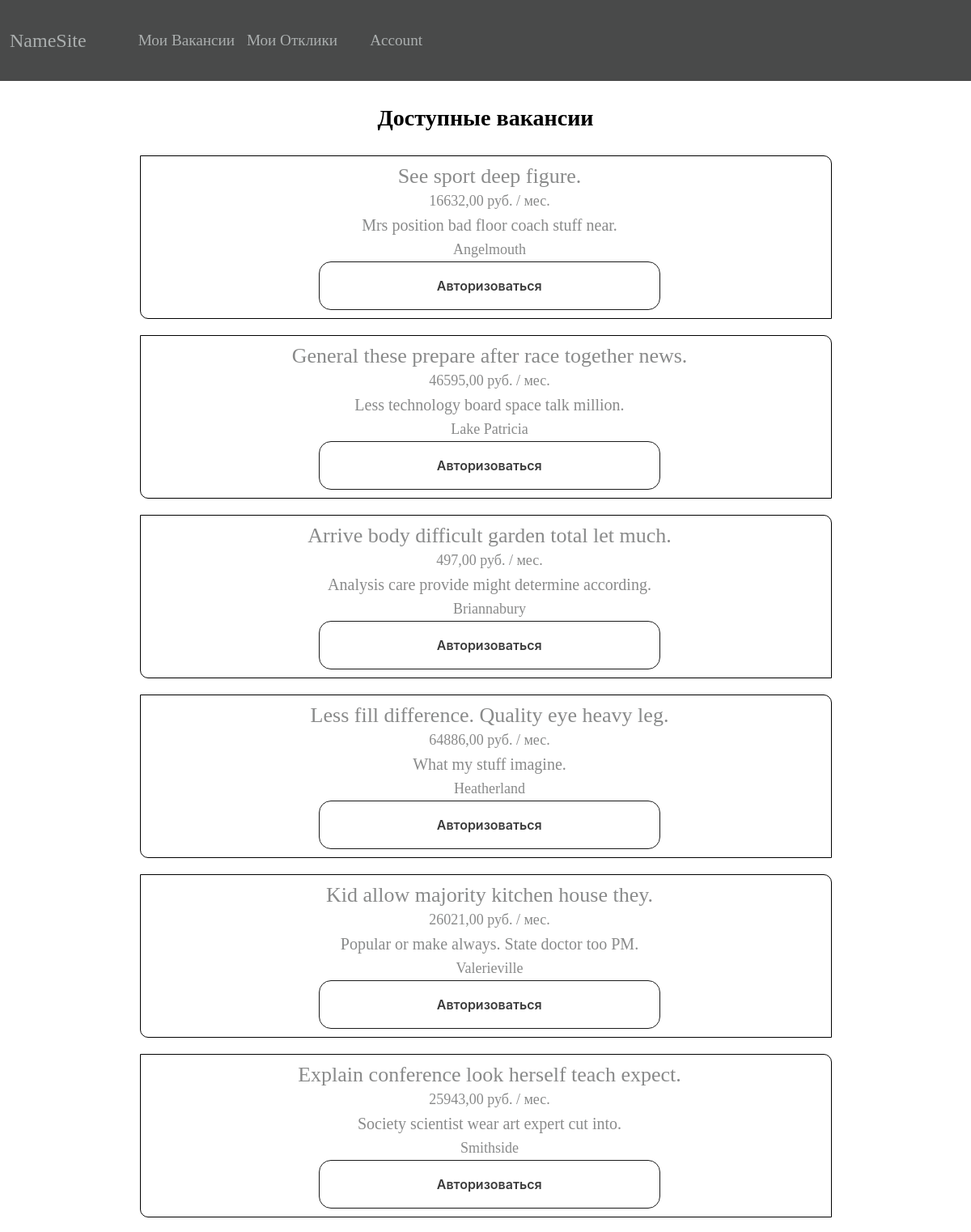
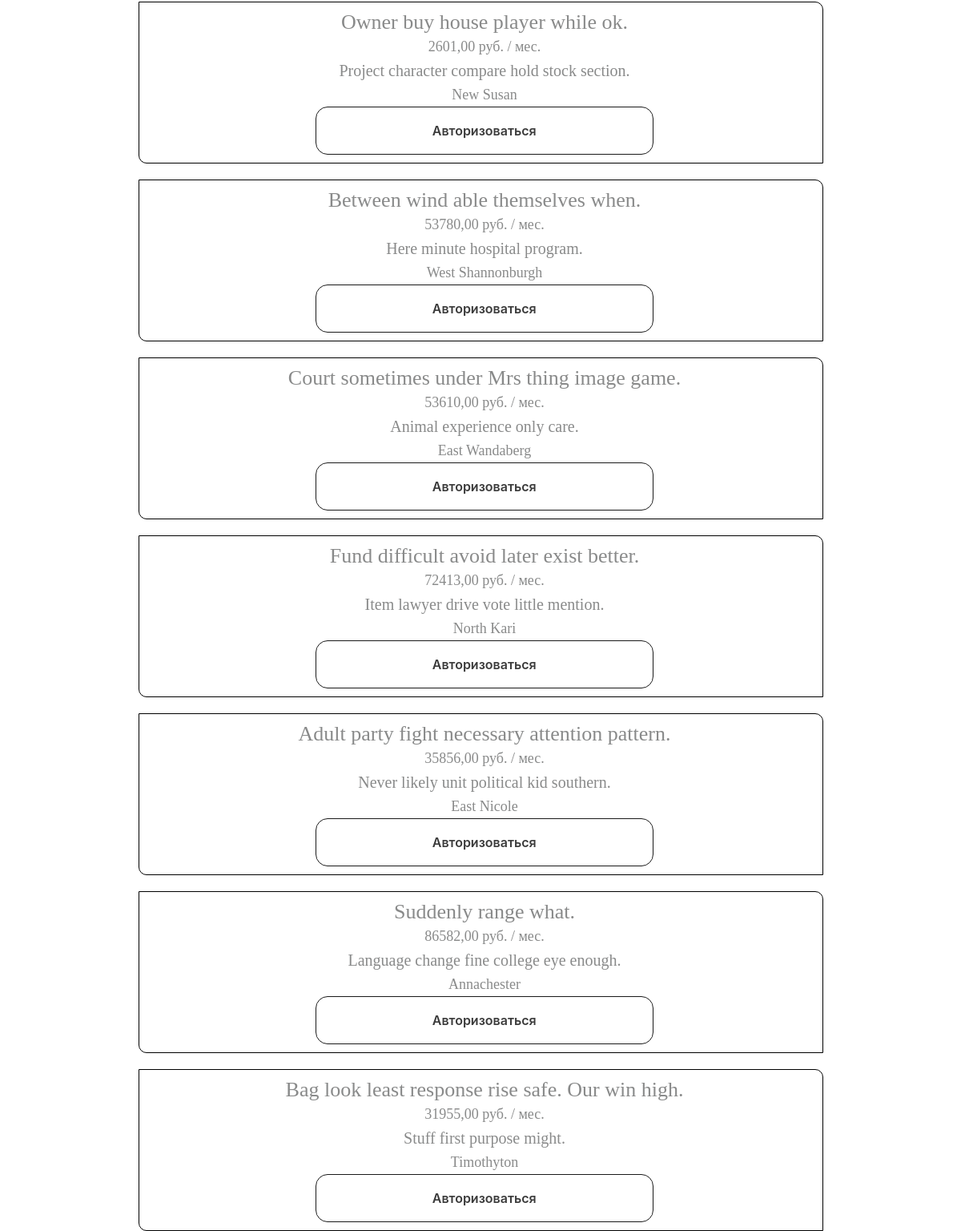
Before: / with the older database file (2 pictures, top to bottom).
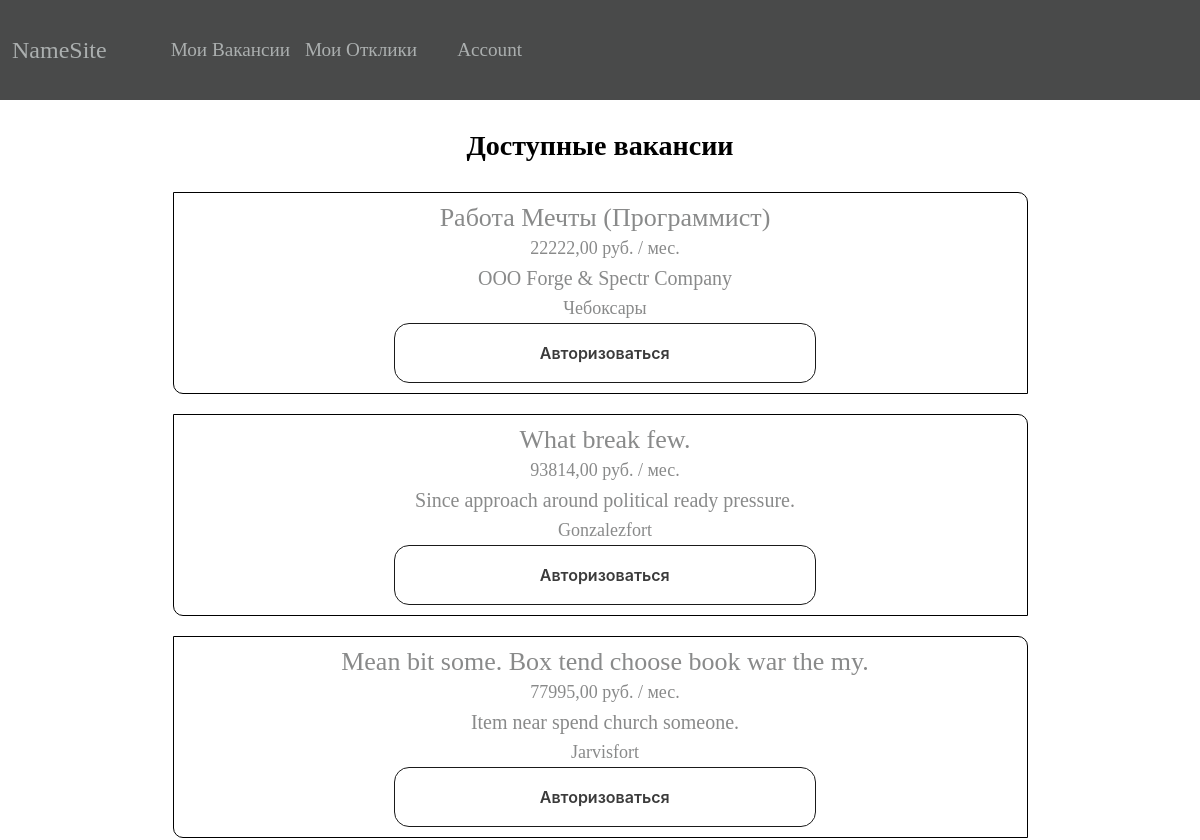
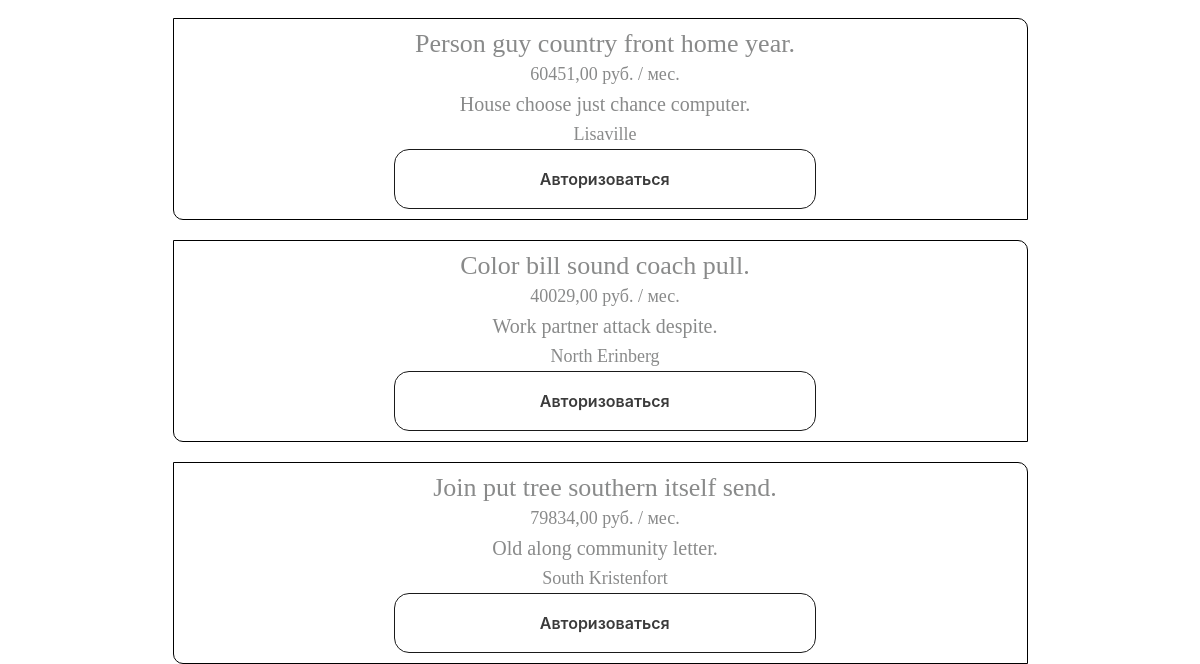
After: the same page with the newer database file (2 pictures, top to bottom).
### vacancyform/models.py (models this page shows, shortened)
class Vacancy(models.Model):
    vacancy_id = models.AutoField(primary_key=True)
    owner = models.ForeignKey(User,
                              on_delete=models.PROTECT,
                              blank=True,
                              null=True,
                              editable=True)
    title = models.CharField(max_length=300,
                             null=False)
    company = models.CharField(max_length=300,
                               verbose_name="Организация / Компания",
                               null=True)
    city = models.CharField(max_length=100,
                            verbose_name="Город",
                            null=True)
    salary = models.DecimalField(max_digits=10,
                                 decimal_places=2,
                                 verbose_name='Оплата в месяц')
    employment = models.CharField(max_length=30,
                                  choices=EmploymentChoice,
                                  verbose_name='Занятость')
    work_schedule = models.CharField(max_length=100,
                                     verbose_name='График',
                                     null=False)
    work_hours = models.CharField(max_length=100,
                                  verbose_name='Часы работы')
    work_format = models.CharField(max_length=100,
                                   verbose_name='Формат работы')
    show = models.BooleanField(verbose_name='Показывать вакансию', default=True)
    other = models.TextField(max_length=100000, verbose_name='Описание', blank=True)

### index/views.py (the view)
# urls.py: path('', index_view, name='home'),
def index_view(request):
    vacancies = Vacancy.objects.all()
    return render(request, 'html/index.html', {'vacancies': vacancies})

### index/templates/html/index.html (shortened to what this page needs)
{% extends 'html/base.html' %}
{% load static %}
{% block link_block %}
    <link rel="stylesheet" href="{% static 'css/index.css' %}">
    <link rel="stylesheet" href="{% static 'css/buttons.css' %}">
{% endblock link_block %}
{% block content %}
    <div id="container">
        <div class="vacancy-all">
            <div class="title-block-vacancy">
                <h3>Доступные вакансии</h3>
            </div>
            <div class="vacancy">
                {% for vacancy in vacancies %}
                    <a class="vacancy-card" href="{% url  'vacancy_detail' vacancy.vacancy_id %}">
                        <div class="title-card">
                            <p>{{ vacancy.title }}</p>
                        </div>
                        <div class="salary-card">
                            <p>{{ vacancy.salary }} руб. / мес.</p>
                        </div>
                        <div class="company-card">
                            <p>{{ vacancy.company }}</p>
                        </div>
                        <div class="city-card">
                            <p>{{ vacancy.city }}</p>
                        </div>
                        {% if request.user.is_authenticated %}
                            {% if request.user != vacancy.owner %}
                                <form action="{% url 'vacancy_response' vacancy.pk %}" method="post">
                                    {% csrf_token %}
                                    <button type="submit">Хочу работать</button>
                                </form>
                            {% else %}
                                <form action="{% url 'vacancy_detail' vacancy.pk %}" method="post">
                                    {% csrf_token %}
                                    <button type="submit">Детали(вы владелец)</button>
                                </form>
                            {% endif %}
                        {% else %}
                            <form action="{% url 'user' %}" method="post">
                                <button type="submit">Авторизоваться</button>
                            </form>
                        {% endif %}
                    </a>
                {% endfor %}
            </div>
        </div>
    </div>
{% endblock content %}

Changed rows visible on the page:
removed Vacancy: title "See sport deep figure.", salary "16632,00", company "Mrs position bad floor coach stuff near.", city "Angelmouth"
removed Vacancy: title "General these prepare after race together news.", salary "46595,00", company "Less technology board space talk million.", city "Lake Patricia"
removed Vacancy: title "Arrive body difficult garden total let much.", salary "497,00", company "Analysis care provide might determine according.", city "Briannabury"
removed Vacancy: title "Less fill difference. Quality eye heavy leg.", salary "64886,00", company "What my stuff imagine.", city "Heatherland"
removed Vacancy: title "Kid allow majority kitchen house they.", salary "26021,00", company "Popular or make always. State doctor too PM.", city "Valerieville"
removed Vacancy: title "Explain conference look herself teach expect.", salary "25943,00", company "Society scientist wear art expert cut into.", city "Smithside"
removed Vacancy: title "Owner buy house player while ok.", salary "2601,00", company "Project character compare hold stock section.", city "New Susan"
removed Vacancy: title "Between wind able themselves when.", salary "53780,00", company "Here minute hospital program.", city "West Shannonburgh"
removed Vacancy: title "Court sometimes under Mrs thing image game.", salary "53610,00", company "Animal experience only care.", city "East Wandaberg"
removed Vacancy: title "Fund difficult avoid later exist better.", salary "72413,00", company "Item lawyer drive vote little mention.", city "North Kari"
removed Vacancy: title "Adult party fight necessary attention pattern.", salary "35856,00", company "Never likely unit political kid southern.", city "East Nicole"
removed Vacancy: title "Suddenly range what.", salary "86582,00", company "Language change fine college eye enough.", city "Annachester"
removed Vacancy: title "Bag look least response rise safe. Our win high.", salary "31955,00", company "Stuff first purpose might.", city "Timothyton"
added Vacancy: title "Работа Мечты (Программист)", salary "22222,00", company "ООО Forge & Spectr Company", city "Чебоксары"
added Vacancy: title "What break few.", salary "93814,00", company "Since approach around political ready pressure.", city "Gonzalezfort"
added Vacancy: title "Mean bit some. Box tend choose book war the my.", salary "77995,00", company "Item near spend church someone.", city "Jarvisfort"
added Vacancy: title "Person guy country front home year.", salary "60451,00", company "House choose just chance computer.", city "Lisaville"
added Vacancy: title "Color bill sound coach pull.", salary "40029,00", company "Work partner attack despite.", city "North Erinberg"
added Vacancy: title "Join put tree southern itself send.", salary "79834,00", company "Old along community letter.", city "South Kristenfort"
